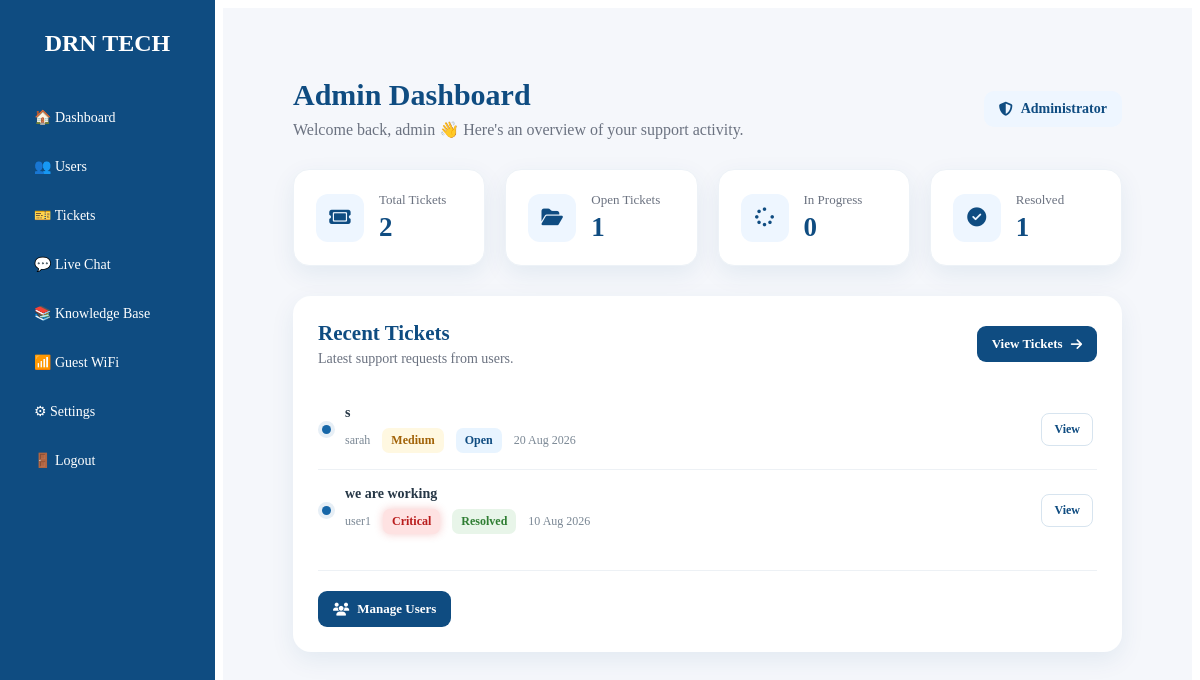
The app's page /admin (signed in) with its own data.
### app.py (models this page shows, shortened)
class User(UserMixin, db.Model):
    id = db.Column(
        db.Integer,
        primary_key=True,
    )
    username = db.Column(
        db.String(100),
        nullable=False,
    )
    email = db.Column(
        db.String(120),
        unique=True,
        nullable=False,
    )
    password = db.Column(
        db.String(255),
        nullable=False,
    )
    is_admin = db.Column(
        db.Boolean,
        default=False,
        nullable=False,
    )
    is_active = db.Column(
        db.Boolean,
        default=True,
        nullable=False,
    )

class Ticket(db.Model):
    id = db.Column(
        db.Integer,
        primary_key=True,
    )
    ticket_number = db.Column(
        db.Integer,
        nullable=False,
    )
    subject = db.Column(
        db.String(200),
        nullable=False,
    )
    description = db.Column(
        db.Text,
        nullable=False,
    )
    priority = db.Column(
        db.String(20),
        nullable=False,
        default="Medium",
    )
    status = db.Column(
        db.String(20),
        nullable=False,
        default="Open",
    )
    created_at = db.Column(
        db.DateTime,
        default=datetime.utcnow,
    )
    user_id = db.Column(
        db.Integer,
        db.ForeignKey("user.id"),
        nullable=False,
    )
    user = db.relationship(
        "User",
        backref=db.backref(
            "tickets",
            lazy=True,
        ),
    )

### app.py (the view)
@app.route("/admin")
@admin_required
def admin_dashboard():
    total_tickets = Ticket.query.count()
    open_tickets = Ticket.query.filter_by(
        status="Open"
    ).count()
    in_progress_tickets = Ticket.query.filter_by(
        status="In Progress"
    ).count()
    resolved_tickets = Ticket.query.filter_by(
        status="Resolved"
    ).count()
    recent_tickets = Ticket.query.order_by(
        Ticket.created_at.desc()
    ).limit(10).all()
    return render_template(
        "admin/dashboard.html",
        total_tickets=total_tickets,
        open_tickets=open_tickets,
        in_progress_tickets=in_progress_tickets,
        resolved_tickets=resolved_tickets,
        recent_tickets=recent_tickets,
    )

### app.py (called while the page is built, shortened)
@login_manager.user_loader
def load_user(user_id):
    user = db.session.get(User, int(user_id))
    if not user:
        return None
    if not user.is_active:
        return None
    return user

def admin_required(f):
    @wraps(f)
    @login_required
    def decorated_function(*args, **kwargs):
        return f(*args, **kwargs)
    return decorated_function

### templates/admin/dashboard.html (shortened to what this page needs)
{% extends "base.html" %}
{% block content %}
<div class="admin-page">
    <div class="admin-header">
        <div>
            <h1>Admin Dashboard</h1>
            <p>
                Welcome back, {{ current_user.username }} 👋
                Here's an overview of your support activity.
            </p>
        </div>
        <div class="admin-badge">
            <i class="fa-solid fa-shield-halved"></i>
            Administrator
        </div>
    </div>
    <div class="admin-stats">
        <div class="admin-stat-card">
            <div class="admin-stat-icon">
                <i class="fa-solid fa-ticket"></i>
            </div>
            <div>
                <span>Total Tickets</span>
                <strong>{{ total_tickets }}</strong>
            </div>
        </div>
        <div class="admin-stat-card">
            <div class="admin-stat-icon">
                <i class="fa-solid fa-folder-open"></i>
            </div>
            <div>
                <span>Open Tickets</span>
                <strong>{{ open_tickets }}</strong>
            </div>
        </div>
        <div class="admin-stat-card">
            <div class="admin-stat-icon">
                <i class="fa-solid fa-spinner"></i>
            </div>
            <div>
                <span>In Progress</span>
                <strong>{{ in_progress_tickets }}</strong>
            </div>
        </div>
        <div class="admin-stat-card resolved">
            <div class="admin-stat-icon">
                <i class="fa-solid fa-circle-check"></i>
            </div>
            <div>
                <span>Resolved</span>
                <strong>{{ resolved_tickets }}</strong>
            </div>
        </div>
    </div>
    <div class="admin-section">
        <div class="admin-section-header">
            <div>
                <h2>Recent Tickets</h2>
                <p>Latest support requests from users.</p>
            </div>
            <a href="{{ url_for('admin_tickets') }}" class="admin-view-btn">
                View Tickets
                <i class="fa-solid fa-arrow-right"></i>
            </a>
        </div>
        {% if recent_tickets %}
        <ul class="admin-ticket-list">
            {% for ticket in recent_tickets %}
            <li class="admin-ticket-list-item">
                <span class="ticket-bullet" aria-hidden="true"></span>
                <div class="admin-ticket-list-main">
                    <div class="admin-ticket-list-title">
                        <a href="{{ url_for('admin_ticket_details', ticket_id=ticket.id) }}">
                            {{ ticket.subject }}
                        </a>
                    </div>
                    <div class="admin-ticket-list-meta">
                        <span>{{ ticket.user.username }}</span>
                        <span class="priority-badge priority-{{ ticket.priority|lower }}">
                            {{ ticket.priority }}
                        </span>
                        <span class="status-badge status-{{ ticket.status|lower|replace(' ', '-') }}">
                            {{ ticket.status }}
                        </span>
                        <span>
                            {% if ticket.created_at %}
                                {{ ticket.created_at.strftime("%d %b %Y") }}
                            {% else %}
                                —
                            {% endif %}
                        </span>
                    </div>
                </div>
                <a
                    href="{{ url_for('admin_ticket_details', ticket_id=ticket.id) }}"
                    class="admin-list-view-btn"
                >
                    View
                </a>
            </li>
            {% endfor %}
        </ul>
        {% else %}
        <div class="empty-admin-state">
            <i class="fa-solid fa-ticket"></i>
            <h3>No tickets yet</h3>
            <p>There are currently no support tickets in the system.</p>
        </div>
        {% endif %}
        <div class="admin-section-actions">
            <a href="{{ url_for('admin_users') }}" class="admin-view-btn">
                <i class="fa-solid fa-users"></i>
                Manage Users
            </a>
        </div>
    </div>
</div>
{% endblock %}

### static/css/dashboard.css (style rules this page uses)
.ticket-bullet { width: 9px; height: 9px; flex: 0 0 9px; border-radius: 50%; background: #1767A8; box-shadow: 0 0 0 4px rgba(23, 103, 168, 0.10); }

### static/css/admin.css (style rules this page uses)
.admin-page { padding: 30px; }
.admin-header { display: flex; justify-content: space-between; align-items: center; gap: 20px; margin-bottom: 30px; }
.admin-header h1 { margin: 0 0 8px; color: #0F4C81; font-size: 30px; }
.admin-header p { margin: 0; color: #6b7280; }
.admin-badge { display: inline-flex; align-items: center; gap: 8px; padding: 10px 15px; border-radius: 10px; background: #eef6ff; color: #0F4C81; font-size: 14px; font-weight: 600; }
.admin-stats { display: grid; grid-template-columns: repeat(4, 1fr); gap: 20px; margin-bottom: 30px; }
.admin-stat-card { display: flex; align-items: center; gap: 15px; background: #ffffff; padding: 22px; border-radius: 16px; box-shadow: 0 8px 25px rgba(15, 76, 129, 0.08); border: 1px solid #edf2f7; transition: 0.25s ease; }
.admin-stat-icon { width: 48px; height: 48px; display: flex; align-items: center; justify-content: center; border-radius: 12px; background: #eef6ff; color: #0F4C81; font-size: 19px; }
.admin-stat-card span { display: block; color: #6b7280; font-size: 13px; margin-bottom: 4px; }
.admin-stat-card strong { color: #0F4C81; font-size: 27px; }
.admin-section { background: #ffffff; border-radius: 18px; padding: 25px; box-shadow: 0 8px 25px rgba(15, 76, 129, 0.08); }
.admin-section-header { display: flex; justify-content: space-between; align-items: center; gap: 20px; margin-bottom: 22px; }
.admin-section-header h2 { margin: 0 0 5px; color: #0F4C81; font-size: 21px; }
.admin-section-header p { margin: 0; color: #6b7280; font-size: 14px; }
.admin-view-btn { display: inline-flex; align-items: center; gap: 8px; padding: 10px 15px; background: #0F4C81; color: #ffffff; border-radius: 9px; text-decoration: none; font-size: 13px; font-weight: 600; transition: 0.25s ease; }
.priority-badge { display: inline-block; padding: 5px 9px; border-radius: 7px; font-size: 12px; font-weight: 600; }
.priority-medium { background: #fff8e1; color: #a16207; }
.priority-critical { background: #fee2e2; color: #b91c1c; box-shadow: 0 0 8px rgba(220, 38, 38, 0.25); }
.status-badge { display: inline-block; padding: 5px 9px; border-radius: 7px; font-size: 12px; font-weight: 600; }
.status-open { background: #e8f4ff; color: #0F4C81; }
.status-resolved { background: #e8f5e9; color: #2e7d32; }
.admin-ticket-list { list-style: none; padding: 0; margin: 0; }
.admin-ticket-list-item { display: flex; align-items: center; gap: 14px; padding: 16px 4px; border-bottom: 1px solid #edf1f5; transition: background 0.2s ease; }
.admin-ticket-list-item:last-child { border-bottom: none; }
.ticket-bullet { width: 9px; height: 9px; flex: 0 0 9px; border-radius: 50%; background: #1767A8; box-shadow: 0 0 0 4px rgba(23, 103, 168, 0.10); }
.admin-ticket-list-main { flex: 1; min-width: 0; }
.admin-ticket-list-title { margin-bottom: 7px; }
.admin-ticket-list-title a { color: #263746; font-size: 14px; font-weight: 700; text-decoration: none; }
.admin-ticket-list-meta { display: flex; align-items: center; flex-wrap: wrap; gap: 8px 12px; color: #7a8794; font-size: 12px; }
.admin-list-view-btn { display: inline-flex; align-items: center; justify-content: center; padding: 8px 12px; border: 1px solid #d7e4ef; border-radius: 8px; background: #ffffff; color: #0F4C81; font-size: 12px; font-weight: 700; text-decoration: none; transition: all 0.2s ease; }
.admin-section-actions { margin-top: 20px; padding-top: 20px; border-top: 1px solid #edf1f5; }

### records on screen
User: username "admin"
Ticket: subject "s", user.username "sarah", priority "Medium", status "Open", created_at "20 Aug 2026"
Ticket: subject "we are working", user.username "user1", priority "Critical", status "Resolved", created_at "10 Aug 2026"

### other values on screen
{{ total_tickets }} "2"
{{ open_tickets }} "1"
{{ in_progress_tickets }} "0"
{{ resolved_tickets }} "1"
